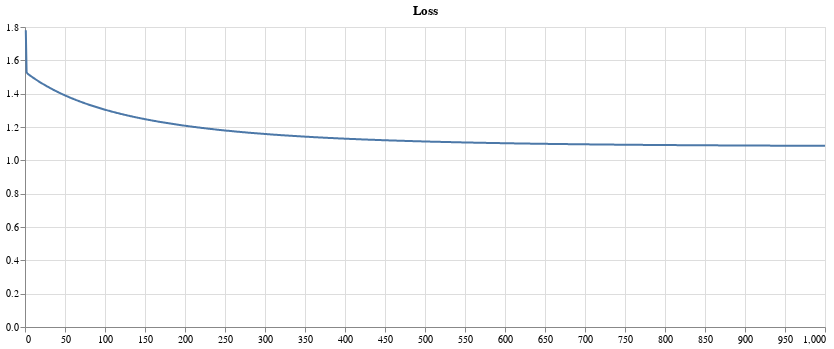

Notebook code for this chart:
### Markdown cell above
Let's visualize the loss!

### Code cell
@vlplot(:line, x = {collect(1:1000), type="quantitative"}, y={losses, type="quantitative"}, width=800, title="Loss")

### Figure 1 — Vega-Lite specification as saved in the notebook (floating-point values rounded to 4 significant figures; data arrays with more than 128 entries replaced by an {"elided": "..."} marker saying what was removed)
{"data": {"values": {"elided": "1000 records"}}, "encoding": {"x": {"field": "x", "title": null, "type": "quantitative"}, "y": {"field": "y", "title": null, "type": "quantitative"}}, "mark": "line", "title": "Loss", "width": 800}
